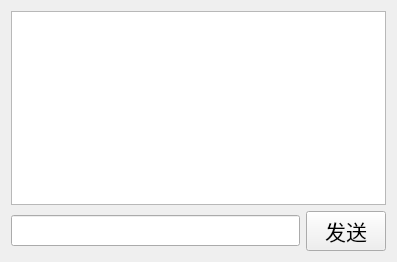
<?xml version="1.0" encoding="UTF-8"?>
<ui version="4.0">
 <class>Chat</class>
 <widget class="QWidget" name="Chat">
  <property name="geometry">
   <rect>
    <x>0</x>
    <y>0</y>
    <width>397</width>
    <height>262</height>
   </rect>
  </property>
  <property name="windowTitle">
   <string>Form</string>
  </property>
  <layout class="QGridLayout" name="gridLayout">
   <item row="0" column="0">
    <layout class="QVBoxLayout" name="verticalLayout">
     <item>
      <widget class="QTextEdit" name="show_TE">
       <property name="readOnly">
        <bool>true</bool>
       </property>
      </widget>
     </item>
     <item>
      <layout class="QHBoxLayout" name="horizontalLayout">
       <item>
        <widget class="QLineEdit" name="input_LE">
         <property name="font">
          <font>
           <family>Arial</family>
           <pointsize>14</pointsize>
          </font>
         </property>
        </widget>
       </item>
       <item>
        <widget class="QPushButton" name="ssend_PB">
         <property name="font">
          <font>
           <family>Arial</family>
           <pointsize>16</pointsize>
          </font>
         </property>
         <property name="text">
          <string>发送</string>
         </property>
        </widget>
       </item>
      </layout>
     </item>
    </layout>
   </item>
  </layout>
 </widget>
 <resources/>
 <connections/>
</ui>
